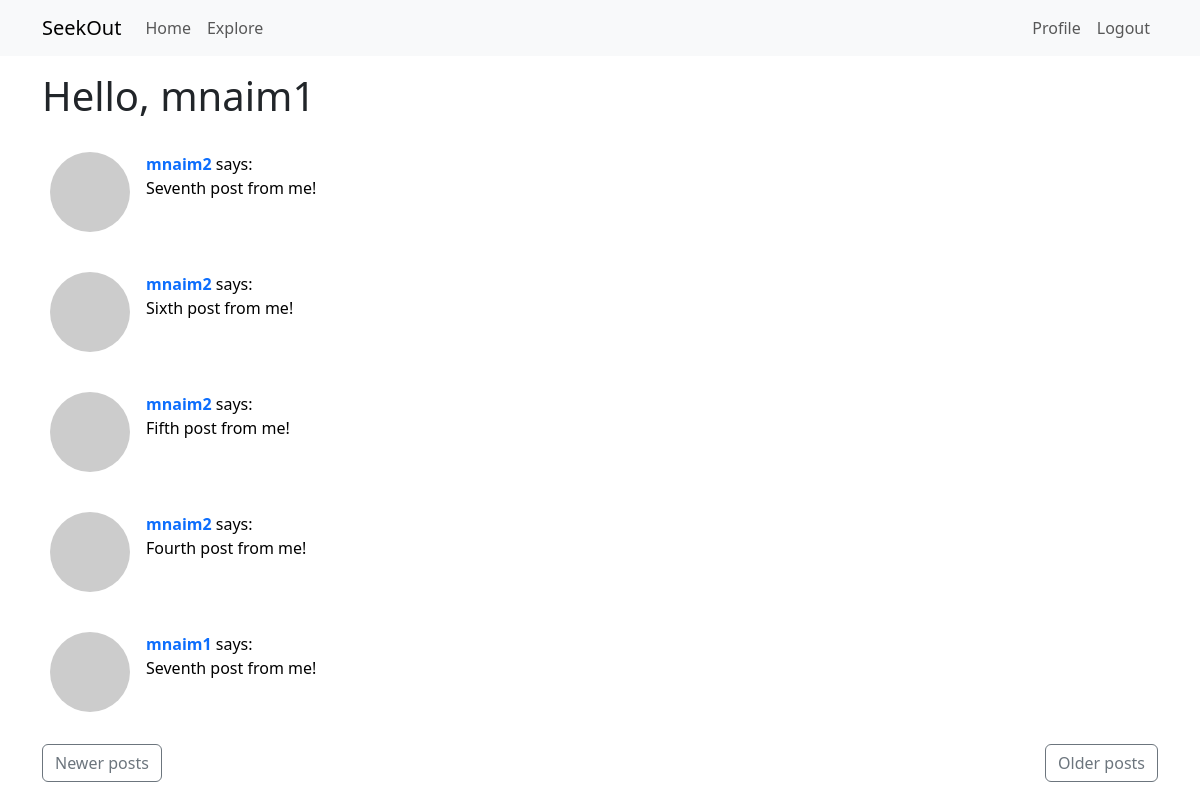
Screenshot of /explore?page=2 (signed in) with the database file from the repository.
### app/models.py (models this page shows, shortened)
class User (UserMixin, db.Model):
	id = db.Column (db.Integer, primary_key=True)
	username = db.Column (db.String, index=True, unique=True)
	email = db.Column (db.String, index=True, unique=True)
	password_hash = db.Column (db.String (128))
	posts = db.relationship ('Post', backref='author', lazy='dynamic')
	about_me = db.Column (db.String (140))
	last_seen = db.Column (db.DateTime, default=datetime.utcnow)
	followed = db.relationship (
		'User', secondary=followers,
		primaryjoin=(followers.c.follower_id == id),
		secondaryjoin=(followers.c.followed_id == id),
		backref=db.backref ('followers', lazy='dynamic'), lazy='dynamic')
	def avatar (self, size):
		digest = md5 (self.email.lower ().encode ('utf-8')).hexdigest ()
		return 'https://www.gravatar.com/avatar/{}?d=identicon&s={}'.format (
			digest, size)

class Post (db.Model):
	id = db.Column (db.Integer, primary_key=True)
	body = db.Column (db.String (140))
	timestamp = db.Column (db.DateTime, index=True, default=datetime.utcnow)
	user_id = db.Column (db.Integer, db.ForeignKey ('user.id'))

### app/routes.py (the view)
@app.route ('/explore')
@login_required
def explore ():
	page = request.args.get ('page', 1, type=int)
	posts = db.paginate (
		Post.query.order_by (Post.timestamp.desc ()), page=page,
		per_page=app.config['POST_PER_PAGE'])
	next_url = url_for ('explore', page=posts.next_num) \
		if posts.has_next else None
	prev_url = url_for ('explore', page=posts.prev_num) \
		if posts.has_prev else None
	return render_template ('index.html', title='Explore',
		posts=posts.items, prev_url=prev_url, next_url=next_url)

### app/routes.py (called while the page is built)
@login.user_loader
def load_user (id):
	return User.query.get (int (id))

@app.before_request
def before_request ():
	if current_user.is_authenticated:
		current_user.last_seen = datetime.utcnow ()
		db.session.commit ()

### app/templates/index.html (shortened to what this page needs)
{% extends "base.html" %}
{% block content %}
  <h1 class="mb-4">Hello, {{ current_user.username }}</h1>
  {% for post in posts %}
  <div class="mb-4">
    {% include "_post.html" %}
  </div>
  {% endfor %}
  <div class="d-flex justify-content-between">
    {% if prev_url %}
    <a href="{{ prev_url }}" class="btn btn-outline-secondary">Newer posts</a>
    {% endif %}
    {% if next_url %}
    <a href="{{ next_url }}" class="btn btn-outline-secondary ms-auto">Older posts</a>
    {% endif %}
  </div>
{% endblock %}

### app/templates/_post.html
<table class="table table-borderless mb-0">
  <tr valign="top">
    <td style="width: 50px;">
      <img src="{{ post.author.avatar(36) }}" class="rounded-circle" alt="Avatar">
    </td>
    <td>
      <a href="{{ url_for('user', username=post.author.username) }}" class="fw-bold text-decoration-none">
        {{ post.author.username }}
      </a> says:<br>
      <p class="mb-0">{{ post.body }}</p>
    </td>
  </tr>
</table>

### rows the page displays
User: username "mnaim1"
Post: author.username "mnaim2", body "Seventh post from me!"
Post: author.username "mnaim2", body "Sixth post from me!"
Post: author.username "mnaim2", body "Fifth post from me!"
Post: author.username "mnaim2", body "Fourth post from me!"
Post: author.username "mnaim1", body "Seventh post from me!"
